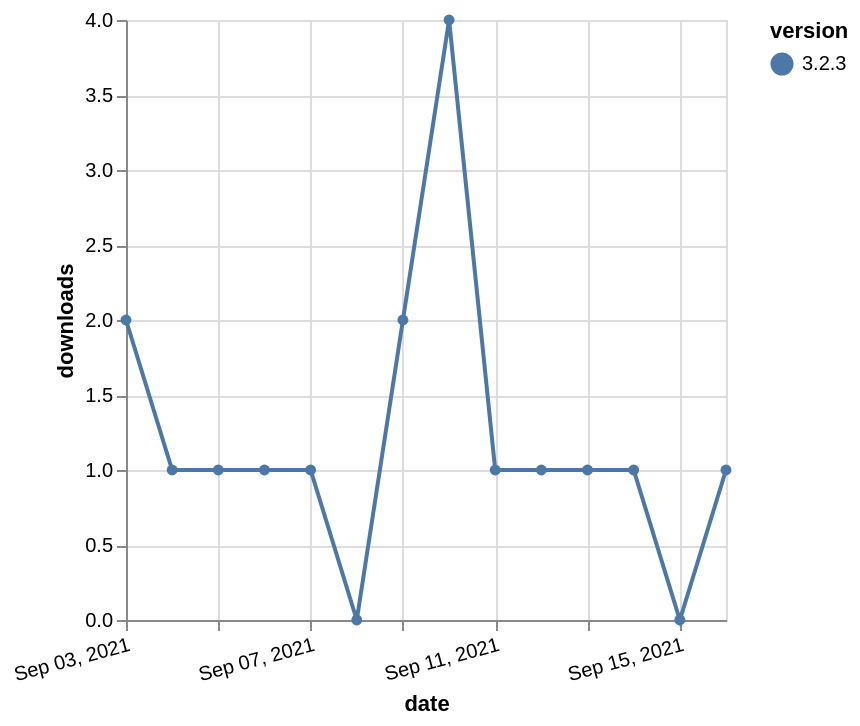

Describe this chart as a Vega-Lite specification.
### Vega-Lite specification from a JSON file in a GitHub repository (floating-point values rounded to 4 significant figures)
{"$schema": "https://vega.github.io/schema/vega-lite/v5.json", "description": "A simple bar chart with embedded data.", "data": {"values": [{"date": "2021-09-03", "total": 507, "delta": 2, "version": "3.2.3"}, {"date": "2021-09-04", "total": 508, "delta": 1, "version": "3.2.3"}, {"date": "2021-09-05", "total": 509, "delta": 1, "version": "3.2.3"}, {"date": "2021-09-06", "total": 510, "delta": 1, "version": "3.2.3"}, {"date": "2021-09-07", "total": 511, "delta": 1, "version": "3.2.3"}, {"date": "2021-09-08", "total": 511, "delta": 0, "version": "3.2.3"}, {"date": "2021-09-09", "total": 513, "delta": 2, "version": "3.2.3"}, {"date": "2021-09-10", "total": 517, "delta": 4, "version": "3.2.3"}, {"date": "2021-09-11", "total": 518, "delta": 1, "version": "3.2.3"}, {"date": "2021-09-12", "total": 519, "delta": 1, "version": "3.2.3"}, {"date": "2021-09-13", "total": 520, "delta": 1, "version": "3.2.3"}, {"date": "2021-09-14", "total": 521, "delta": 1, "version": "3.2.3"}, {"date": "2021-09-15", "total": 521, "delta": 0, "version": "3.2.3"}, {"date": "2021-09-16", "total": 522, "delta": 1, "version": "3.2.3"}]}, "width": "container", "mark": {"type": "line", "point": {"filled": true}}, "encoding": {"x": {"field": "date", "type": "temporal", "timeUnit": "yearmonthdate", "title": "date", "axis": {"labelAngle": -15}}, "y": {"field": "delta", "type": "quantitative", "title": "downloads"}, "color": {"field": "version", "type": "nominal"}, "tooltip": {"field": "delta"}}}
